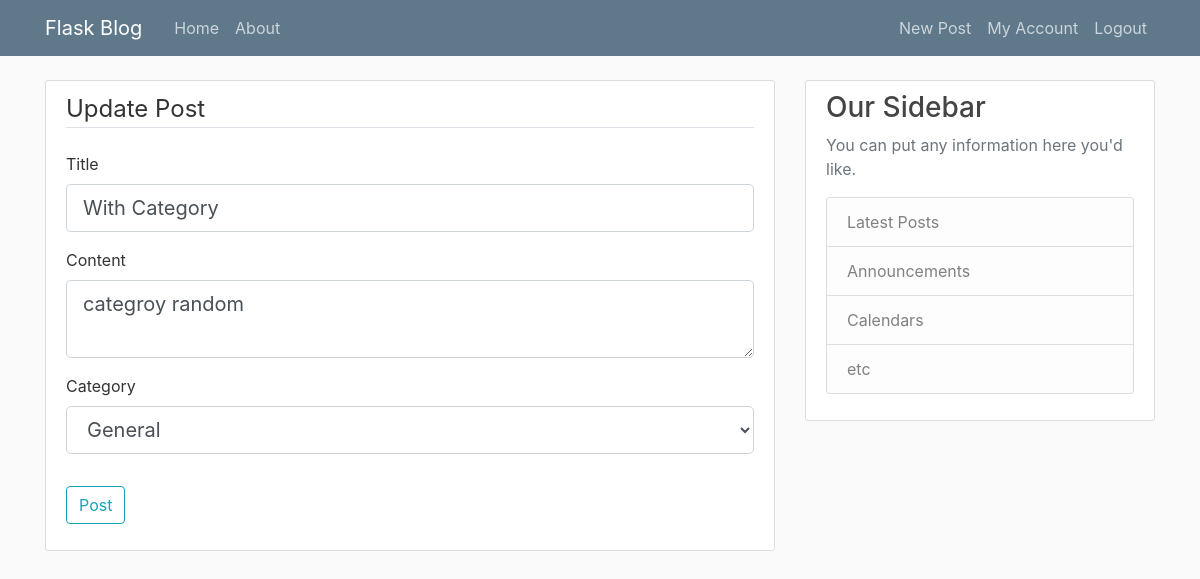
The app's page /post/2/update (signed in) with its own data.
### app/models.py (models this page shows, shortened)
class Post(db.Model):
    id = db.Column(db.Integer, primary_key=True)
    title = db.Column(db.String(100), nullable=False)
    date_posted = db.Column(db.DateTime, nullable=False, default=datetime.utcnow)
    content = db.Column(db.Text, nullable=False)
    user_id = db.Column(db.Integer, db.ForeignKey('user.id'), nullable=False)
    comments=  db.relationship('Comment', backref='thread', lazy=True)
    category_id = db.Column(db.Integer, db.ForeignKey('category.id'), nullable=False)

### app/posts/routes.py (the view)
@posts.route("/post/<int:post_id>/update", methods=['GET', 'POST'])
@login_required
def update_post(post_id):
    post = Post.query.get_or_404(post_id)
    if post.author != current_user:
        abort(403)
    form = PostForm()
    if form.validate_on_submit():
        post.title = form.title.data
        post.content = form.content.data
        db.session.commit()
        flash('Your post has been updated!', 'success')
        return redirect(url_for('posts.post', post_id=post.id))
    elif request.method == 'GET':
        form.title.data = post.title
        form.content.data = post.content
    return render_template('create_post.html', title='Update Post',
                           form=form, legend='Update Post')

### app/posts/forms.py
class PostForm(FlaskForm):
    title = StringField('Title', validators=[DataRequired()])
    content = TextAreaField('Content', validators=[DataRequired()])
    allCategories = Category.query.all()
    valueLabelPair = [(category.id,category.category) for category in allCategories]
    category = SelectField('Category', choices = valueLabelPair)
    submit = SubmitField('Post')

### app/models.py (called while the page is built)
@login_manager.user_loader
def load_user(user_id):
    return User.query.get(int(user_id))

### app/templates/create_post.html (shortened to what this page needs)
{% extends "layout.html" %}
{% block content %}
<div class="content-section">
    <form method="POST" action="">
        <fieldset class="form-group">
            <legend class="border-bottom mb-4">{{ legend }}</legend>
            <div class="form-group">
                {{ form.title.label(class="form-control-label") }}
                {% if form.title.errors %}
                    {{ form.title(class="form-control form-control-lg is-invalid") }}
                    <div class="invalid-feedback">
                        {% for error in form.title.errors %}
                            <span>{{ error }}</span>
                        {% endfor %}
                    </div>
                {% else %}
                    {{ form.title(class="form-control form-control-lg") }}
                {% endif %}
            </div>
            <div class="form-group">
                {{ form.content.label(class="form-control-label") }}
                {% if form.content.errors %}
                    {{ form.content(class="form-control form-control-lg is-invalid") }}
                    <div class="invalid-feedback">
                        {% for error in form.content.errors %}
                            <span>{{ error }}</span>
                        {% endfor %}
                    </div>
                {% else %}
                    {{ form.content(class="form-control form-control-lg") }}
                {% endif %}
            </div>
            <div class="form-group">
                {{ form.category.label(class="form-control-label") }}
                {% if form.category.errors %}
                    {{ form.category(class="form-control form-control-lg is-invalid") }}
                    <div class="invalid-feedback">
                        {% for error in form.category.errors %}
                            <span>{{ error }}</span>
                        {% endfor %}
                    </div>
                {% else %}
                    {{ form.category(class="form-control form-control-lg") }}
                {% endif %}
            </div>
        </fieldset>
        <div class="form-group">
            {{ form.submit(class="btn btn-outline-info") }}
        </div>
    </form>
</div>
{% endblock content %}

### app/static/style/main.css (style rules this page uses)
body { background: #fafafa; color: #333333; margin-top: 5rem; }
.content-section { background: #ffffff; padding: 10px 20px; border: 1px solid #dddddd; border-radius: 3px; margin-bottom: 20px; }

### records on screen
Post: title "With Category", content "categroy random", category "General"

### other values on screen
{{ legend }} "Update Post"
